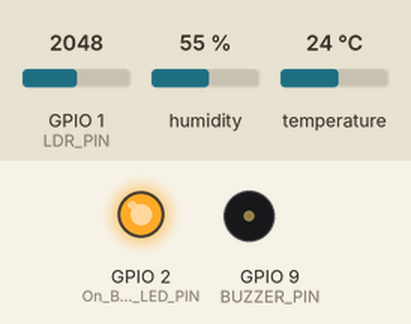
Simulated run of this sketch. Board: ESP32-S3. Shown: output pins drawn as LEDs (lit = HIGH), buzzer (waves = sounding, pin HIGH). Inputs (shaded band) come from the test bench; at power-on: GPIO 1 (LDR_PIN) = 2048, humidity 55 %, temperature 24 °C. WiFi joins after 1.5 s; servers stay silent unless stated; uploads are accepted with an empty reply; what the sketch prints to the serial monitor is not drawn.

Above: at 1.67 s.
At 11.6 s:
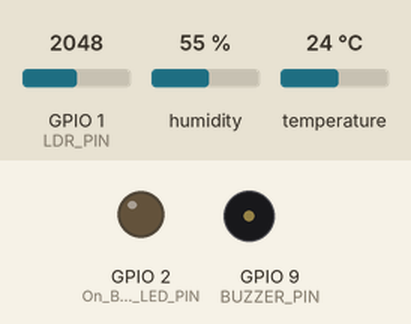
Timing chart, 0 to 27.6 s (numbered marks = the images above):
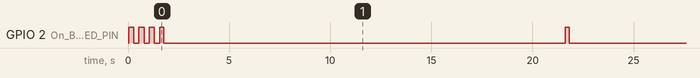

Measured:
- by itself, GPIO 2 (On_Board_LED_PIN): goes 3 × (LOW 0.25 s, HIGH 0.25 s), 6 × (LOW 19.8 s, HIGH 0.20 s), then LOW

The sketch:

SafeMed_Code.ino
```cpp
// -------------------- Time Delay Define Start ----------------
const int timeDelay = 20; // Delay in seconds
// -------------------- Time Delay Define End ----------------

// -------------------- Wi-Fi Define Start ----------------
#include "WiFi.h"
#include <HTTPClient.h>
#define On_Board_LED_PIN  2

const char* ssid = "Bandit enters the room";
const char* password = "handitbeeler";

String Web_App_URL = "https://script.google.com/macros/s/AKfycbwOZAX2ehqijKbzVNg-LP2hKbNG8uoRXYefr-Xe41-hjOcG4KhYyKLVfbgaWj_jsByNRg/exec";

float temp;  // Temperature value
float humid; // Humidity value
float light; // Light intensity value
// -------------------- Wi-Fi Define End ----------------

// --------------------------- DHT11 Define Start -----------------------------
#include <DHT.h>
#include <DHT_U.h>
#define DHT11_GPIO 23
DHT dht11(DHT11_GPIO, DHT11);
// --------------------------- DHT11 Define End -----------------------------

// --------------------------- LDR Define Start -----------------------------
#define LDR_PIN A0 // LDR connected to analog pin A0
// --------------------------- LDR Define End -----------------------------

// --------------------------- Buzzer Define Start ---------------------------
#define BUZZER_PIN 9 // Buzzer connected to digital pin 9
#define TEMP_THRESHOLD 25 // Temperature threshold in Celsius
#define HUMID_THRESHOLD 60 // Humidity threshold in percentage
#define LIGHT_THRESHOLD 200 // LDR threshold value
// --------------------------- Buzzer Define End -----------------------------

void setup() {
  // Serial Communication Started
  Serial.begin(9600);

  // ----- DHT11 Setup Start ---------
  dht11.begin();
  // ----- DHT11 Setup End ---------

  // ----- Wi-Fi Setup Start ---------
  pinMode(On_Board_LED_PIN, OUTPUT);
  pinMode(BUZZER_PIN, OUTPUT);
  digitalWrite(BUZZER_PIN, LOW);

  // Set Wifi to STA mode
  Serial.println();
  Serial.println("-------------");
  Serial.println("WIFI mode : STA");
  WiFi.mode(WIFI_STA);
  Serial.println("-------------");

  // Connect to Wi-Fi (STA).
  Serial.println();
  Serial.println("------------");
  Serial.print("Connecting to ");
  Serial.println(ssid);
  WiFi.begin(ssid, password);

  int connecting_process_timed_out = 20; //--> 20 = 20 seconds.
  connecting_process_timed_out = connecting_process_timed_out * 2;
  while (WiFi.status() != WL_CONNECTED) {
    Serial.print(".");
    digitalWrite(On_Board_LED_PIN, HIGH);
    delay(250);
    digitalWrite(On_Board_LED_PIN, LOW);
    delay(250);
    if (connecting_process_timed_out > 0) connecting_process_timed_out--;
    if (connecting_process_timed_out == 0) {
      delay(1000);
      ESP.restart();
    }
  }
  digitalWrite(On_Board_LED_PIN, LOW);
  Serial.println("WiFi connected");
  // ----- Wi-Fi Setup End ---------
}

void loop() {
  // Store the start time of the loop
  unsigned long startTime = millis();

  // ----- Read DHT11 Data ---------
  temp = dht11.readTemperature();
  humid = dht11.readHumidity();

  // ----- Read LDR Data ---------
  light = analogRead(LDR_PIN);

  // Print sensor values
  Serial.print("Temperature: ");
  Serial.print(temp);
  Serial.print(" °C, Humidity: ");
  Serial.print(humid);
  Serial.print(" %, Light Intensity: ");
  Serial.println(light);

  // ----- Buzzer Alert Logic ---------
  if (temp > TEMP_THRESHOLD || humid > HUMID_THRESHOLD || light < LIGHT_THRESHOLD) {
    digitalWrite(BUZZER_PIN, HIGH); // Turn on the buzzer
  } else {
    digitalWrite(BUZZER_PIN, LOW); // Turn off the buzzer
  }

  // ----- Send Data to Google Sheets ---------
  if (WiFi.status() == WL_CONNECTED) {
    digitalWrite(On_Board_LED_PIN, HIGH);

    // Create a URL for sending data
    String Send_Data_URL = Web_App_URL + "?sts=write" + "&temp=" + temp + "&humid=" + humid + "&lux=" + light;

    // Initialize HTTPClient as "http".
    HTTPClient http;
    // HTTP GET Request.
    http.begin(Send_Data_URL.c_str());
    http.setFollowRedirects(HTTPC_STRICT_FOLLOW_REDIRECTS);
    int httpCode = http.GET();
    Serial.print("HTTP Status Code: ");
    Serial.println(httpCode);

    // Print response payload
    if (httpCode > 0) {
      String payload = http.getString();
      Serial.println("Payload: " + payload);
    }

    http.end();
    digitalWrite(On_Board_LED_PIN, LOW);
  }

  // ----- Enforce 20-second delay ---------
  while (millis() - startTime < timeDelay * 1000) {
    delay(100); // Small delay to avoid blocking
  }
}
```
